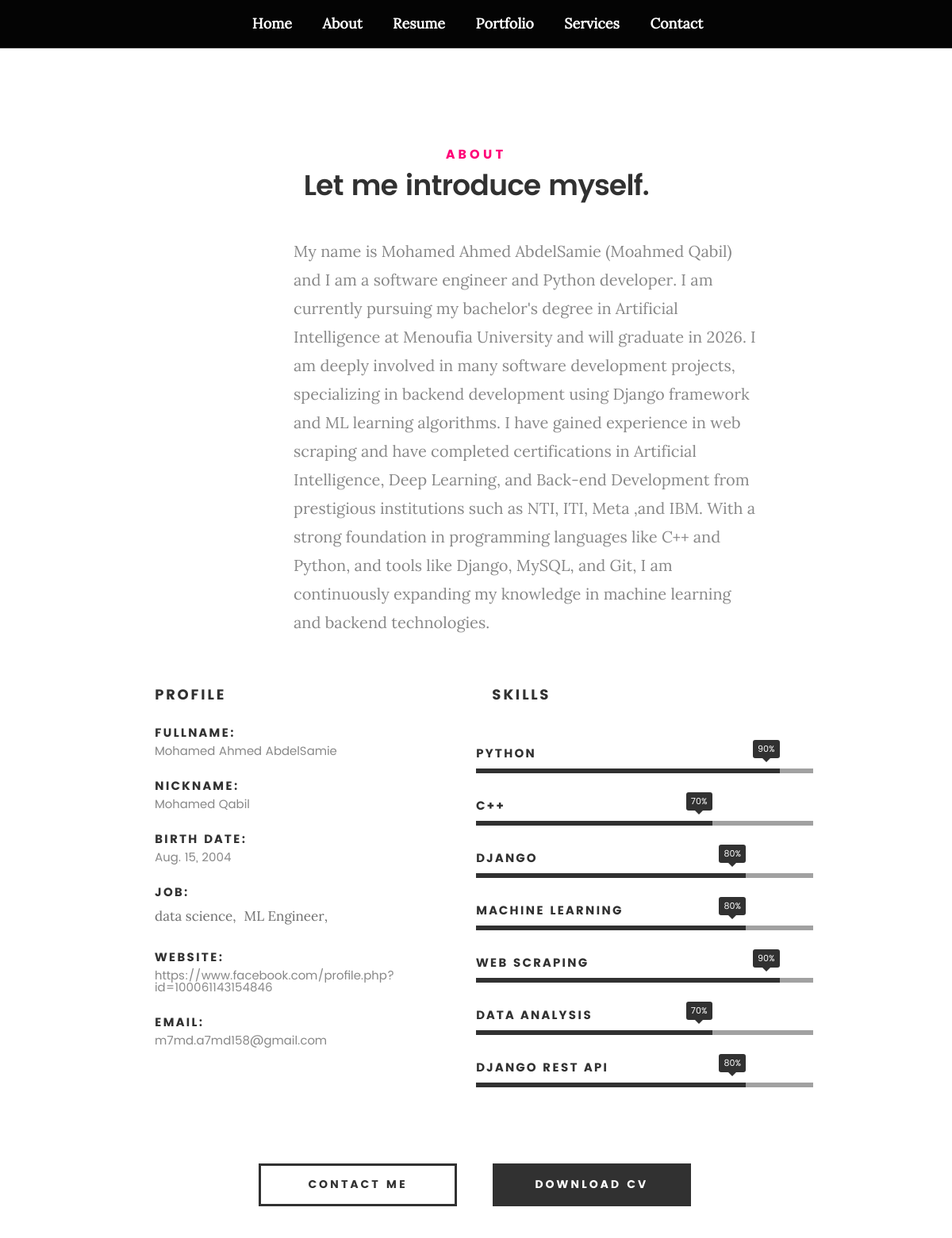
The page /about/ on the database its author committed.
### about/models.py (models this page shows, shortened)
class Profile(models.Model):
    user = models.OneToOneField(User, on_delete=models.CASCADE )
    first_name = models.CharField(max_length=50)
    last_name = models.CharField(max_length=50)
    nickname = models.CharField(max_length=50)
    birth_date = models.DateField()
    website  = models.URLField(max_length=300)
    email = models.EmailField()
    cv = models.FileField(upload_to='media/', null=True, blank=True)

class Job(models.Model):
    profile = models.ForeignKey(Profile, on_delete=models.CASCADE, related_name='jobs')
    title  = models.CharField(max_length=50)

class Skills(models.Model):
    name = models.CharField(max_length=50)
    percentage = models.IntegerField(default=0)

### about/views.py (the view)
# urls.py: path('', views.about_view, name='about'),
def about_view(request):
    skills  = Skills.objects.all()
    profiles = Profile.objects.all()
    jobs = Job.objects.all()
    '''
    context= {
        "variable name in template": "variable name in view"
    }
    '''
    return render(request,"about/about.html",context={ 'skills' : skills , 'profiles' : profiles, 'jobs': jobs})

### about/templates/about/about.html
{% extends "base.html" %}
{% block body %}
   <section id="about">
   	<div class="row section-intro">
   		<div class="col-twelve">
   			<h5>About</h5>
   			<h1>Let me introduce myself.</h1>
   			<div class="intro-info">
   				<p class="lead">My name is Mohamed Ahmed AbdelSamie (Moahmed Qabil) and I am a software engineer and Python developer. I am currently pursuing my bachelor's degree in Artificial Intelligence at Menoufia University and will graduate in 2026. I am deeply involved in many software development projects, specializing in backend development using Django framework and ML learning algorithms.
					I have gained experience in web scraping and have completed certifications in Artificial Intelligence, Deep Learning, and Back-end Development from prestigious institutions such as NTI, ITI, Meta ,and IBM.
					With a strong foundation in programming languages like C++ and Python, and tools like Django, MySQL, and Git, I am continuously expanding my knowledge in machine learning and backend technologies.</p>
   			</div>
   		</div>
   	</div>
   	<div class="row about-content">
   		<div class="col-six tab-full">
   			<h3>Profile</h3>
   			<ul class="info-list">
				{% for profile in profiles %}
					<li>
						<strong>Fullname:</strong>
						<span>{{profile.first_name}} {{profile.last_name}}</span>
					</li>
					<li>
						<strong>Nickname:</strong>
						<span>{{profile.nickname}} </span>
					</li>
					<li>
						<strong>Birth Date:</strong>
						<span>{{profile.birth_date}}</span>
					</li>
					<li>
						<strong>Job:</strong>
						<div class="job-container">
							{% for job in jobs %}
								<div>{{ job.title}}, </div>
							{% endfor %}
						</div>
					</li>
					<li>
						<strong>Website:</strong>
						<span>{{profile.website}}</span>
					</li>
					<li>
						<strong>Email:</strong>
						<span>{{profile.email}}</span>
					</li>
					{% empty %}
						<li>No skills available.</li>
				{% endfor %}
   			</ul>
   		</div>
   		<div class="col-six tab-full">
   			<h3>Skills</h3>
			   <div class="row">
					<ul class="skill-bars">
					{% for skill in skills %}
						<li>
							<div class="progress percent{{ skill.percentage }}"><span>{{ skill.percentage }}%</span></div>
							<strong>{{ skill.name }}</strong>
						</li>
					{% empty %}
						<li>No skills available.</li>
					{% endfor %}
					</ul>
				</div>
   		</div>
   	</div>
   	<div class="row button-section">
   		<div class="col-twelve">
   			<a href="{% url 'contact:contact' %}" title="Hire Me" class="button stroke smoothscroll">Contact Me</a>
   			<a href="https://drive.google.com/file/d/1MJ-ac0sfJlzcLxSIPgXsOHSzy_LmZW5P/view?usp=drive_link" title="Download CV" class="button button-primary">Download CV</a>
   		</div>
   	</div>
   </section>
   {% endblock body %}

### static/css/base.css (style rules this page uses)
html { font-family: sans-serif; -ms-text-size-adjust: 100%; -webkit-text-size-adjust: 100%; }
body { margin: 0; }
article, aside, details, figcaption, figure, footer, header, hgroup, main, menu, nav, section, summary { display: block; }
a { background: transparent; }
b, strong { font-weight: bold; }
h1 { font-size: 2em; margin: 0.67em 0; }
html { font-size: 62.5%; box-sizing: border-box; }
*, *::before, *::after { box-sizing: inherit; }
body { font-weight: normal; line-height: 1; text-rendering: optimizeLegibility; word-wrap: break-word; -webkit-overflow-scrolling: touch; -webkit-text-size-adjust: none; }
body, input, button { -moz-osx-font-smoothing: grayscale; -webkit-font-smoothing: antialiased; }
div, dl, dt, dd, ul, ol, li, h1, h2, h3, h4, h5, h6, pre, form, p, blockquote, th, td { margin: 0; padding: 0; }
h1, h2, h3, h4, h5, h6 { -webkit-font-variant-ligatures: common-ligatures; -moz-font-variant-ligatures: common-ligatures; font-variant-ligatures: common-ligatures; text-rendering: optimizeLegibility; }
strong, b { font-weight: bold; line-height: inherit; }
ol, ul { list-style: none; }
li { display: block; }
a { text-decoration: none; line-height: inherit; }
.row { width: 94%; max-width: 1140px; margin: 0 auto; }
.row:before, .row:after { content: ""; display: table; }
.row:after { clear: both; }
.row .row { width: auto; max-width: none; margin-left: -20px; margin-right: -20px; }
[class*="col-"], .bgrid { float: left; }
[class*="col-"] { padding: 0 20px; }
.col-six, .col-1-2 { width: 50%; }
.col-twelve, .col-full { width: 100%; }

### templates/base.html (style rules this page uses)
body { padding-top: 60px; }
.job-container { display: flex; flex-wrap: wrap; gap: 10px; }

### rows shown on the page
Profile: first_name "Mohamed", last_name "Ahmed AbdelSamie", nickname "Mohamed Qabil", birth_date "Aug. 15, 2004", website "https://www.facebook.com/profile.php?id=100061143154846", email "m7md.a7md158@gmail.com"
Job: title "data science"
Job: title "ML Engineer"
Skills: percentage "90", name "PYTHON"
Skills: percentage "70", name "C++"
Skills: percentage "80", name "DJANGO"
Skills: percentage "80", name "MACHINE LEARNING"
Skills: percentage "90", name "WEB SCRAPING"
Skills: percentage "70", name "DATA ANALYSIS"
Skills: percentage "80", name "DJANGO REST API"
